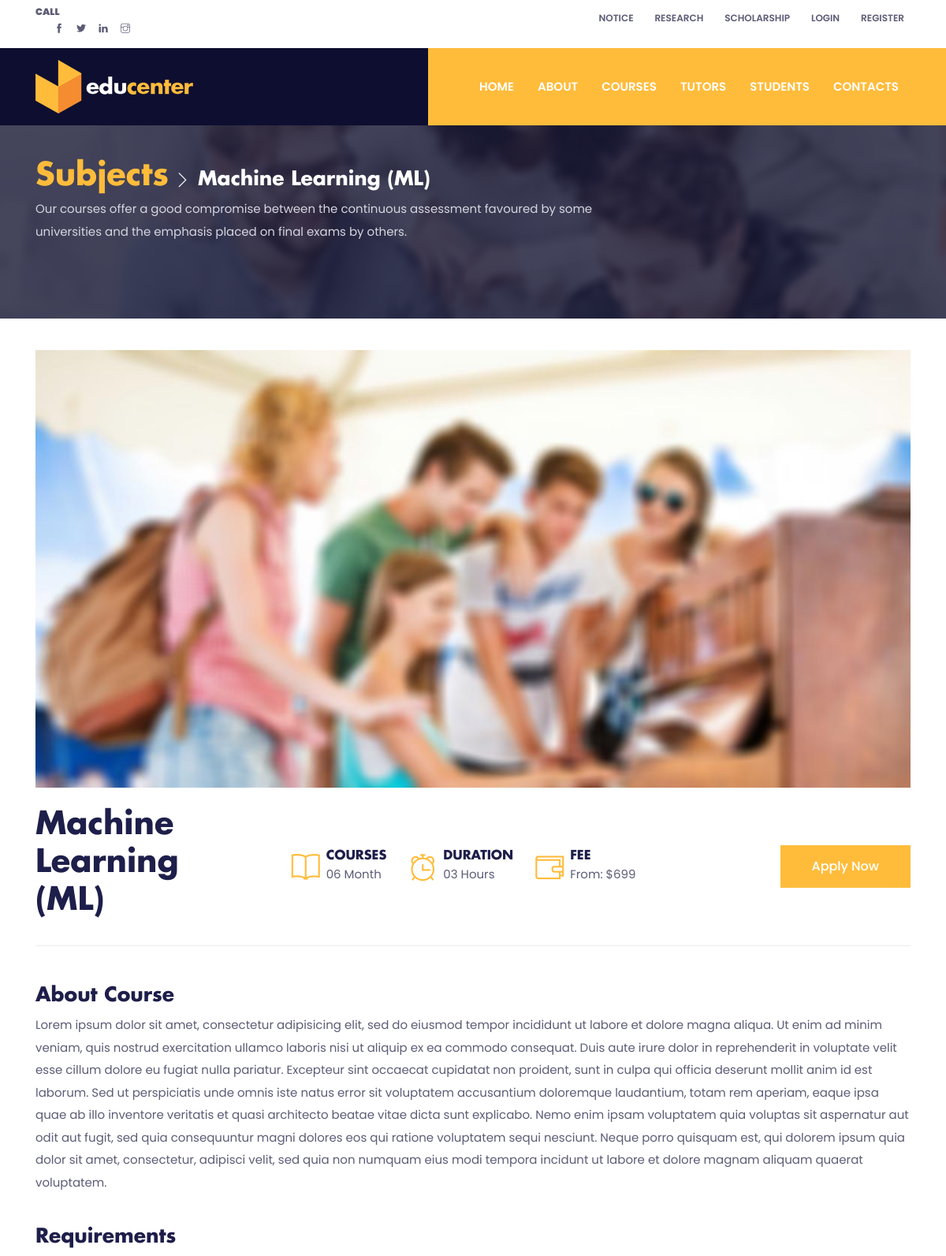
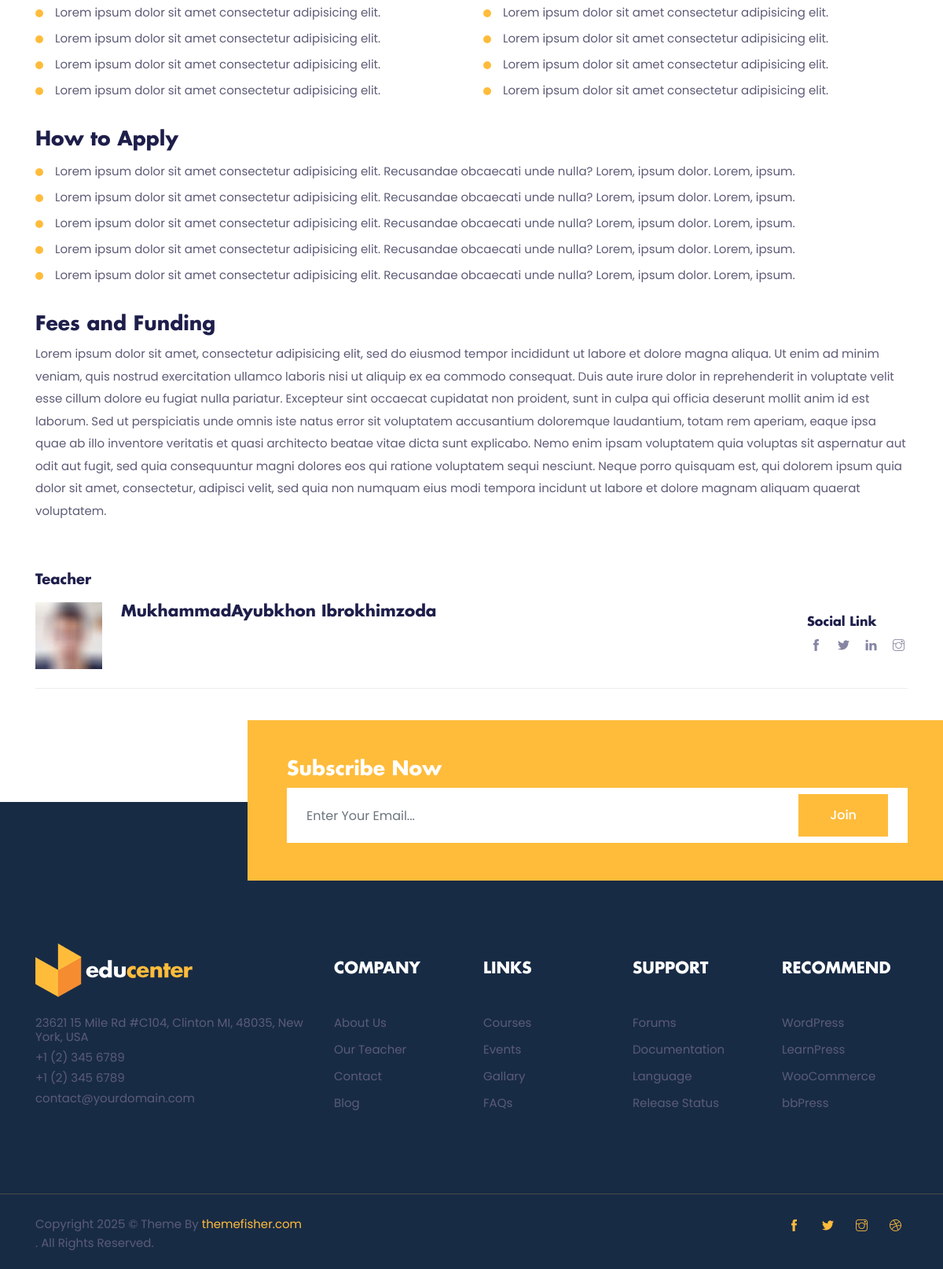
Page //tutor/1/AI on the committed database (2 pictures, top to bottom).
### course/models.py (models this page shows, shortened)
class Subject(models.Model):
    course = models.ForeignKey(Course, on_delete=models.CASCADE)
    title = models.CharField(max_length=255)
    subject_tutor = models.CharField(max_length=255)
    description = models.TextField(max_length=255)
    image = models.ImageField(upload_to='images/')
    price = models.CharField(max_length=50)
    detail = models.CharField(max_length=255)
    slug = models.SlugField(unique=True)
    def image_tag(self):
        return mark_safe('<img src="{}" height="50"/>'.format(self.image.url))
    image_tag.short_description = 'Image'

class Tutor(models.Model):
    subject = models.ForeignKey(Subject, on_delete=models.CASCADE)
    name = models.CharField(max_length=150)
    description = models.TextField(max_length=255)
    image = models.ImageField(upload_to='images/')
    def image_tag(self):
        return mark_safe('<img src="{}" height="50"/>'.format(self.image.url))
    image_tag.short_description = 'Image'

### home/views.py (the view)
# urls.py: path('/tutor/<int:id>/<slug:slug>', subject_details, name='subject_detail'),
def subject_details(request, id, slug):
    course = Course.objects.all()
    subject = Subject.objects.get(pk=id)
    tutor = Tutor.objects.get(subject=subject)
    context = {'subject': subject,
               'course': course,
               'tutor': tutor, }
    return render(request, 'subject_details.html', context)

### home/templates/subject_details.html
{% extends 'homebase.html' %}
{% load static %}
{% block body %}
<section class="page-title-section overlay" data-background="{% static 'images/backgrounds/page-title.jpg'%}">
  <div class="container">
    <div class="row">
      <div class="col-md-8">
        <ul class="list-inline custom-breadcrumb">
          <li class="list-inline-item"><a class="h2 text-primary font-secondary" href="{% url 'subject' %}">Subjects</a></li>
          <li class="list-inline-item text-white h3 font-secondary nasted">{{ subject.title }}</li>
        </ul>
        <p class="text-lighten">Our courses offer a good compromise between the continuous assessment favoured by some universities and the emphasis placed on final exams by others.</p>
      </div>
    </div>
  </div>
</section>
<section class="section-sm">
  <div class="container">
    <div class="row">
      <div class="col-12 mb-4">
        <img src="{% static 'images/courses/course-single.jpg'%}" class="img-fluid w-100">
      </div>
    </div>
    <div class="row align-items-center mb-5">
      <div class="col-xl-3 order-1 col-sm-6 mb-4 mb-xl-0">
        <h2>{{ subject.title }}</h2>
      </div>
      <div class="col-xl-6 order-sm-3 order-xl-2 col-12 order-2">
        <ul class="list-inline text-xl-center">
          <li class="list-inline-item mr-4 mb-3 mb-sm-0">
            <div class="d-flex align-items-center">
              <i class="ti-book text-primary icon-md mr-2"></i>
              <div class="text-left">
                <h6 class="mb-0">COURSES</h6>
                <p class="mb-0">06 Month</p>
              </div>
            </div>
          </li>
          <li class="list-inline-item mr-4 mb-3 mb-sm-0">
            <div class="d-flex align-items-center">
              <i class="ti-alarm-clock text-primary icon-md mr-2"></i>
              <div class="text-left">
                <h6 class="mb-0">DURATION</h6>
                <p class="mb-0">03 Hours</p>
              </div>
            </div>
          </li>
          <li class="list-inline-item mr-4 mb-3 mb-sm-0">
            <div class="d-flex align-items-center">
              <i class="ti-wallet text-primary icon-md mr-2"></i>
              <div class="text-left">
                <h6 class="mb-0">FEE</h6>
                <p class="mb-0">From: $699</p>
              </div>
            </div>
          </li>
        </ul>
      </div>
      <div class="col-xl-3 text-sm-right text-left order-sm-2 order-3 order-xl-3 col-sm-6 mb-4 mb-xl-0">
        <a href="#" class="btn btn-primary">Apply now</a>
      </div>
      <div class="col-12 mt-4 order-4">
        <div class="border-bottom border-primary"></div>
      </div>
    </div>
    <div class="row">
      <div class="col-12 mb-4">
        <h3>About Course</h3>
        <p>Lorem ipsum dolor sit amet, consectetur adipisicing elit, sed do eiusmod tempor incididunt ut labore et
          dolore magna aliqua. Ut enim ad minim veniam, quis nostrud exercitation ullamco laboris nisi ut aliquip ex ea
          commodo consequat. Duis aute irure dolor in reprehenderit in voluptate velit esse cillum dolore eu fugiat
          nulla pariatur. Excepteur sint occaecat cupidatat non proident, sunt in culpa qui officia deserunt mollit
          anim id est laborum. Sed ut perspiciatis unde omnis iste natus error sit voluptatem accusantium doloremque
          laudantium, totam rem aperiam, eaque ipsa quae ab illo inventore veritatis et quasi architecto beatae vitae
          dicta sunt explicabo. Nemo enim ipsam voluptatem quia voluptas sit aspernatur aut odit aut fugit, sed quia
          consequuntur magni dolores eos qui ratione voluptatem sequi nesciunt. Neque porro quisquam est, qui dolorem
          ipsum quia dolor sit amet, consectetur, adipisci velit, sed quia non numquam eius modi tempora incidunt ut
          labore et dolore magnam aliquam quaerat voluptatem.</p>
      </div>
      <div class="col-12 mb-4">
        <h3 class="mb-3">Requirements</h3>
        <div class="col-12 px-0">
          <div class="row">
            <div class="col-md-6">
              <ul class="list-styled">
                <li>Lorem ipsum dolor sit amet consectetur adipisicing elit.</li>
                <li>Lorem ipsum dolor sit amet consectetur adipisicing elit.</li>
                <li>Lorem ipsum dolor sit amet consectetur adipisicing elit.</li>
                <li>Lorem ipsum dolor sit amet consectetur adipisicing elit.</li>
              </ul>
            </div>
            <div class="col-md-6">
              <ul class="list-styled">
                <li>Lorem ipsum dolor sit amet consectetur adipisicing elit.</li>
                <li>Lorem ipsum dolor sit amet consectetur adipisicing elit.</li>
                <li>Lorem ipsum dolor sit amet consectetur adipisicing elit.</li>
                <li>Lorem ipsum dolor sit amet consectetur adipisicing elit.</li>
              </ul>
            </div>
          </div>
        </div>
      </div>
      <div class="col-12 mb-4">
        <h3 class="mb-3">How to Apply</h3>
        <ul class="list-styled">
          <li>Lorem ipsum dolor sit amet consectetur adipisicing elit. Recusandae obcaecati unde nulla? Lorem, ipsum
            dolor. Lorem, ipsum.</li>
          <li>Lorem ipsum dolor sit amet consectetur adipisicing elit. Recusandae obcaecati unde nulla? Lorem, ipsum
            dolor. Lorem, ipsum.</li>
          <li>Lorem ipsum dolor sit amet consectetur adipisicing elit. Recusandae obcaecati unde nulla? Lorem, ipsum
            dolor. Lorem, ipsum.</li>
          <li>Lorem ipsum dolor sit amet consectetur adipisicing elit. Recusandae obcaecati unde nulla? Lorem, ipsum
            dolor. Lorem, ipsum.</li>
          <li>Lorem ipsum dolor sit amet consectetur adipisicing elit. Recusandae obcaecati unde nulla? Lorem, ipsum
            dolor. Lorem, ipsum.</li>
        </ul>
      </div>
      <div class="col-12 mb-5">
        <h3>Fees and Funding</h3>
        <p>Lorem ipsum dolor sit amet, consectetur adipisicing elit, sed do eiusmod tempor incididunt ut labore et
          dolore magna aliqua. Ut enim ad minim veniam, quis nostrud exercitation ullamco laboris nisi ut aliquip ex ea
          commodo consequat. Duis aute irure dolor in reprehenderit in voluptate velit esse cillum dolore eu fugiat
          nulla pariatur. Excepteur sint occaecat cupidatat non proident, sunt in culpa qui officia deserunt mollit
          anim id est laborum. Sed ut perspiciatis unde omnis iste natus error sit voluptatem accusantium doloremque
          laudantium, totam rem aperiam, eaque ipsa quae ab illo inventore veritatis et quasi architecto beatae vitae
          dicta sunt explicabo. Nemo enim ipsam voluptatem quia voluptas sit aspernatur aut odit aut fugit, sed quia
          consequuntur magni dolores eos qui ratione voluptatem sequi nesciunt. Neque porro quisquam est, qui dolorem
          ipsum quia dolor sit amet, consectetur, adipisci velit, sed quia non numquam eius modi tempora incidunt ut
          labore et dolore magnam aliquam quaerat voluptatem.</p>
      </div>
      <div class="col-12">
        <h5 class="mb-3">Teacher</h5>
        <div class="d-flex justify-content-between align-items-center flex-wrap">
          <div class="media mb-2 mb-sm-0">
            <img class="mr-4 img-fluid" src="images/teacher.jpg" alt="Teacher">
            <div class="media-body">
              <h4 class="mt-0">{{ tutor.name }}</h4>
            </div>
          </div>
          <div class="social-link">
            <h6 class="d-none d-sm-block">Social Link</h6>
            <ul class="list-inline">
              <li class="list-inline-item"><a class="d-inline-block text-light p-1" href="#"><i class="ti-facebook"></i></a></li>
              <li class="list-inline-item"><a class="d-inline-block text-light p-1" href="#"><i class="ti-twitter-alt"></i></a></li>
              <li class="list-inline-item"><a class="d-inline-block text-light p-1" href="#"><i class="ti-linkedin"></i></a></li>
              <li class="list-inline-item"><a class="d-inline-block text-light p-1" href="#"><i class="ti-instagram"></i></a></li>
            </ul>
          </div>
        </div>
        <div class="border-bottom border-primary mt-4"></div>
      </div>
    </div>
  </div>
</section>
{% endblock %}

### home/static/css/style.css (style rules this page uses)
body { line-height: 1.2; font-family: "Poppins", sans-serif; -webkit-font-smoothing: antialiased; font-size: 15px; color: #5c5c77; }
p, .paragraph { font-weight: 400; color: #5c5c77; font-size: 15px; line-height: 1.9; font-family: "Poppins", sans-serif; }
h1, h2, h3, h4, h5, h6 { color: #1e1e4b; font-family: "futura-bold"; font-weight: 700; line-height: 1.2; }
h2, .h2 { font-size: 40px; }
h3, .h3 { font-size: 25px; }
h4, .h4 { font-size: 20px; }
h5, .h5 { font-size: 18px; }
h6, .h6 { font-size: 16px; }
.btn { font-size: 16px; font-family: "Poppins", sans-serif; text-transform: capitalize; padding: 15px 40px; border-radius: 0; font-weight: 500; border: 0; position: relative; z-index: 1; transition: .2s ease; overflow: hidden; }
.btn::before { position: absolute; content: ""; height: 80%; width: 100%; left: 0; bottom: 10%; z-index: -1; transition: -webkit-transform .2s ease-in-out; transition: transform .2s ease-in-out; transition: transform .2s ease-in-out, -webkit-transform .2s ease-in-out; -webkit-transform-origin: top; transform-origin: top; -webkit-transform: scaleY(0); transform: scaleY(0); }
.btn-primary { background: #ffbc3b; color: #fff; }
.btn-primary::before { background: #fff; }
body { background-color: #fff; overflow-x: hidden; }
ol, ul { list-style-type: none; margin: 0px; }
img { vertical-align: middle; border: 0; }
a { color: #ffbc3b; }
a, a:hover, a:focus { text-decoration: none; }
a, button, select { cursor: pointer; transition: .2s ease; }
h4 { transition: .2s ease; }
.section-sm { padding-top: 40px; padding-bottom: 40px; }
.border-primary { border-color: #ededf1 !important; }
.overlay { position: relative; }
.overlay::before { position: absolute; content: ''; height: 100%; width: 100%; top: 0; left: 0; background: #1a1a37; opacity: .8; }
.text-primary { color: #ffbc3b !important; }
.text-light { color: #8585a4 !important; }
.text-lighten { color: #d6d6e0 !important; }
.font-secondary { font-family: "futura-bold"; }
.icon-md { font-size: 36px; }
.page-title-section { padding: 200px 0 80px; }
.custom-breadcrumb li.nasted { position: relative; padding-left: 25px; }
.custom-breadcrumb li.nasted::before { position: absolute; font-family: "themify"; content: "\e649"; font-size: 20px; top: 50%; left: -5px; color: #fff; -webkit-transform: translateY(-50%); transform: translateY(-50%); }
.list-styled { padding-left: 25px; }
.list-styled li { position: relative; margin-bottom: 15px; }
.list-styled li::before { position: absolute; content: ""; height: 10px; width: 10px; border-radius: 50%; background: #ffbc3b; left: -25px; top: 5px; }

### rows in the picture
Subject: title "Machine Learning (ML)"
Tutor: name "MukhammadAyubkhon Ibrokhimzoda"
